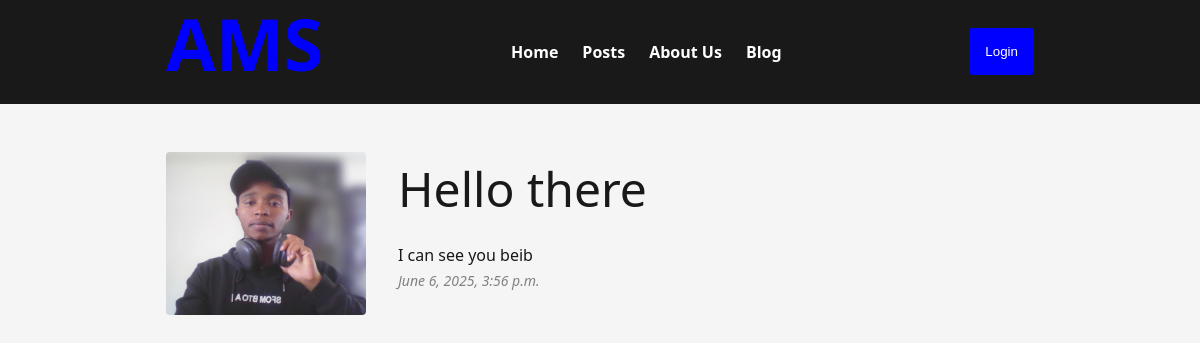
Page /posts/1/ on the earlier database version.
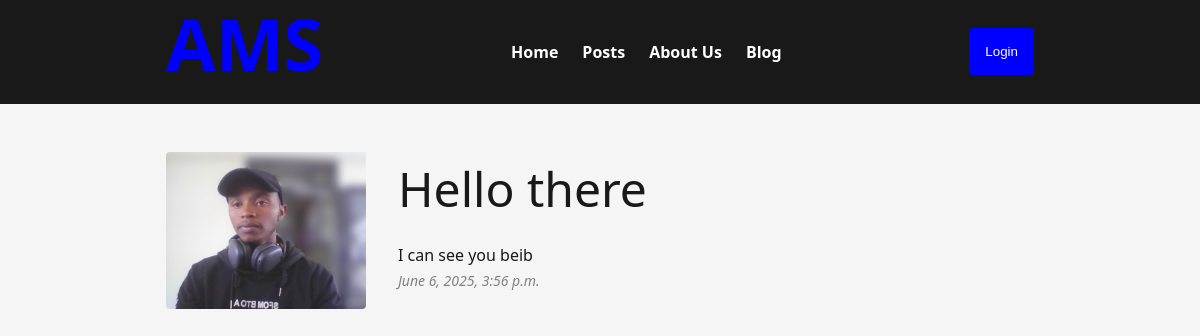
Same page on the later database version.
### posts/models.py (models this page shows, shortened)
class Post(models.Model):
    title = models.CharField(max_length=100)
    body=models.TextField()
    slug = models.SlugField(default="this-is-a-post")
    banner = models.ImageField(default='kcnp.png', blank=True)
    created_at=models.DateTimeField(auto_now_add=True)
    class Meta:
        verbose_name='Post'
        verbose_name_plural='Posts'
        ordering=['created_at']

### posts/views.py (the view)
# urls.py: path('<int:post_id>/', views.get_post, name="post")
def get_post(request, post_id):
    post = get_object_or_404(Post, pk=post_id)
    return render(request, 'posts/get_post.html', {'post':post})

### posts/templates/posts/get_post.html (shortened to what this page needs)
{% extends 'layout.html' %}
{% block content %}
    <div class="container" style="display:flex;gap:2rem;">
        <div style="display:relative;width:200px; height:200px;border-radius:0.125rem;">
            <img src="{{post.banner.url}}" style="display:absolute; inset:0; max-width:200px; max-height:200px; border-radius:0.25rem;" alt="{{post.title}}"/>
        </div>
        <article>
            <h4>{{post.title}}</h4>
            <p>{{post.body}}</p>
            <p style="font-size:14px; font-style:italic;color:gray;">{{post.created_at}}</p>
        </article>
    </div>
{% endblock %}

Differences in the rows shown:
changed Post "Hello there": banner: a different picture
